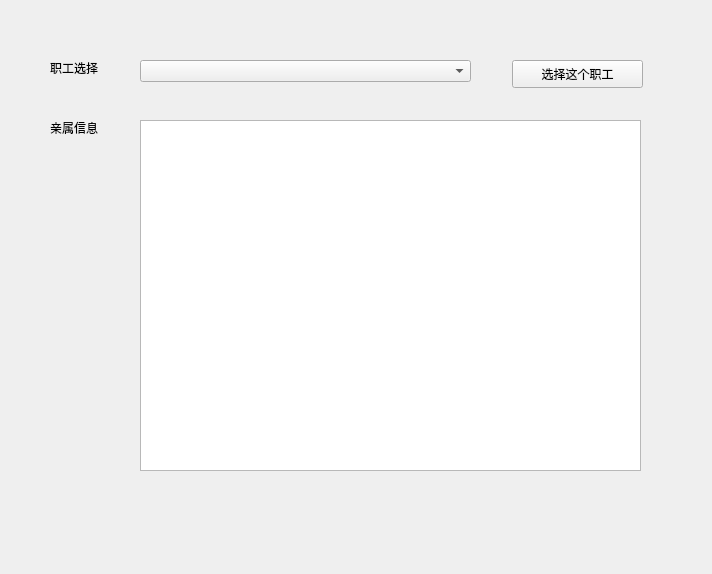
<?xml version="1.0" encoding="UTF-8"?>
<ui version="4.0">
 <class>QueryRelativesForm</class>
 <widget class="QWidget" name="QueryRelativesForm">
  <property name="geometry">
   <rect>
    <x>0</x>
    <y>0</y>
    <width>712</width>
    <height>574</height>
   </rect>
  </property>
  <property name="windowTitle">
   <string>查询亲属信息</string>
  </property>
  <widget class="QComboBox" name="comboBox">
   <property name="geometry">
    <rect>
     <x>140</x>
     <y>60</y>
     <width>331</width>
     <height>22</height>
    </rect>
   </property>
  </widget>
  <widget class="QLabel" name="label">
   <property name="geometry">
    <rect>
     <x>50</x>
     <y>60</y>
     <width>72</width>
     <height>15</height>
    </rect>
   </property>
   <property name="text">
    <string>职工选择</string>
   </property>
  </widget>
  <widget class="QPushButton" name="confirmButton">
   <property name="geometry">
    <rect>
     <x>512</x>
     <y>60</y>
     <width>131</width>
     <height>28</height>
    </rect>
   </property>
   <property name="text">
    <string>选择这个职工</string>
   </property>
  </widget>
  <widget class="QTableView" name="tableView">
   <property name="geometry">
    <rect>
     <x>140</x>
     <y>120</y>
     <width>501</width>
     <height>351</height>
    </rect>
   </property>
  </widget>
  <widget class="QLabel" name="label_2">
   <property name="geometry">
    <rect>
     <x>50</x>
     <y>120</y>
     <width>72</width>
     <height>15</height>
    </rect>
   </property>
   <property name="text">
    <string>亲属信息</string>
   </property>
  </widget>
 </widget>
 <resources/>
 <connections/>
</ui>
